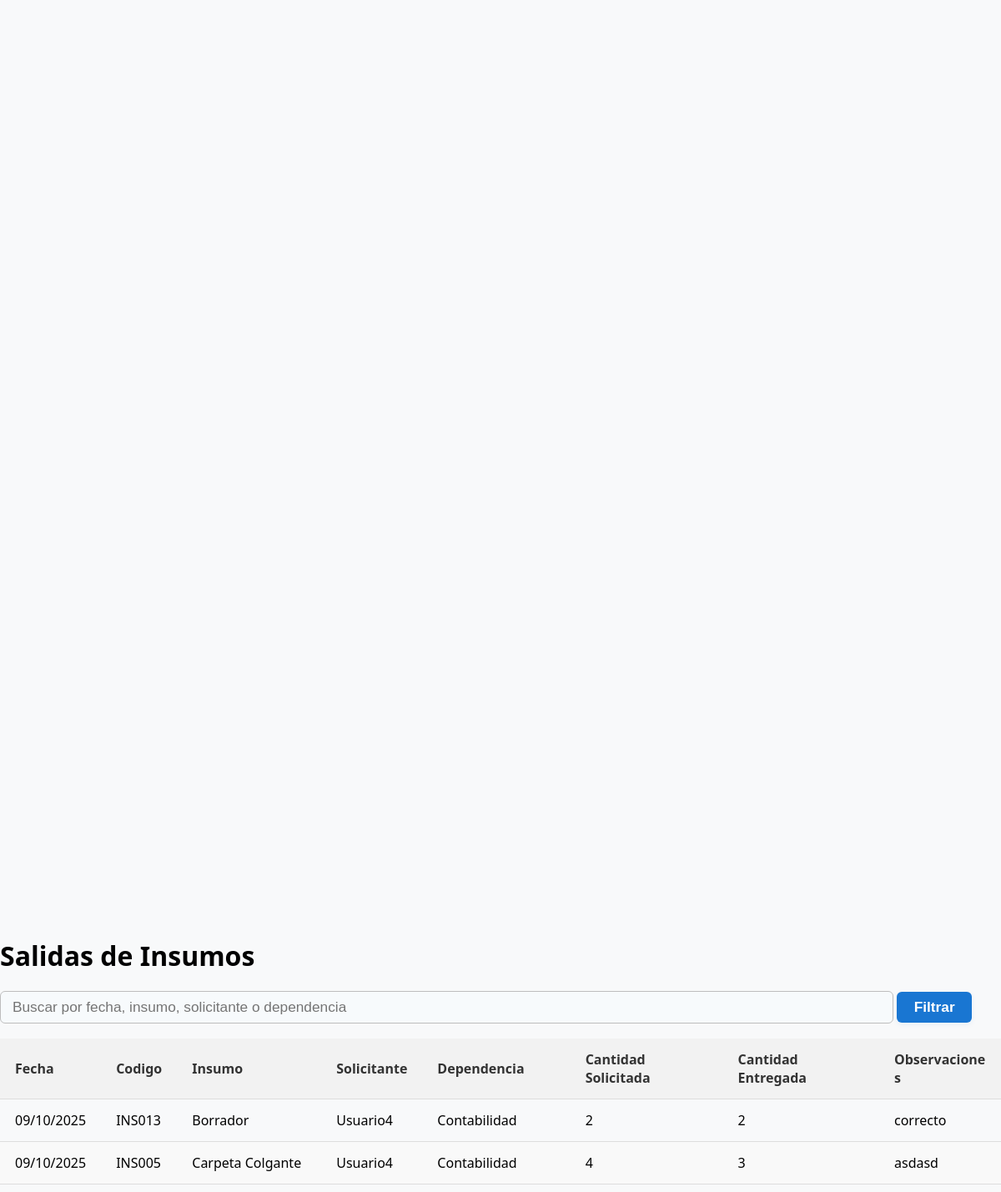
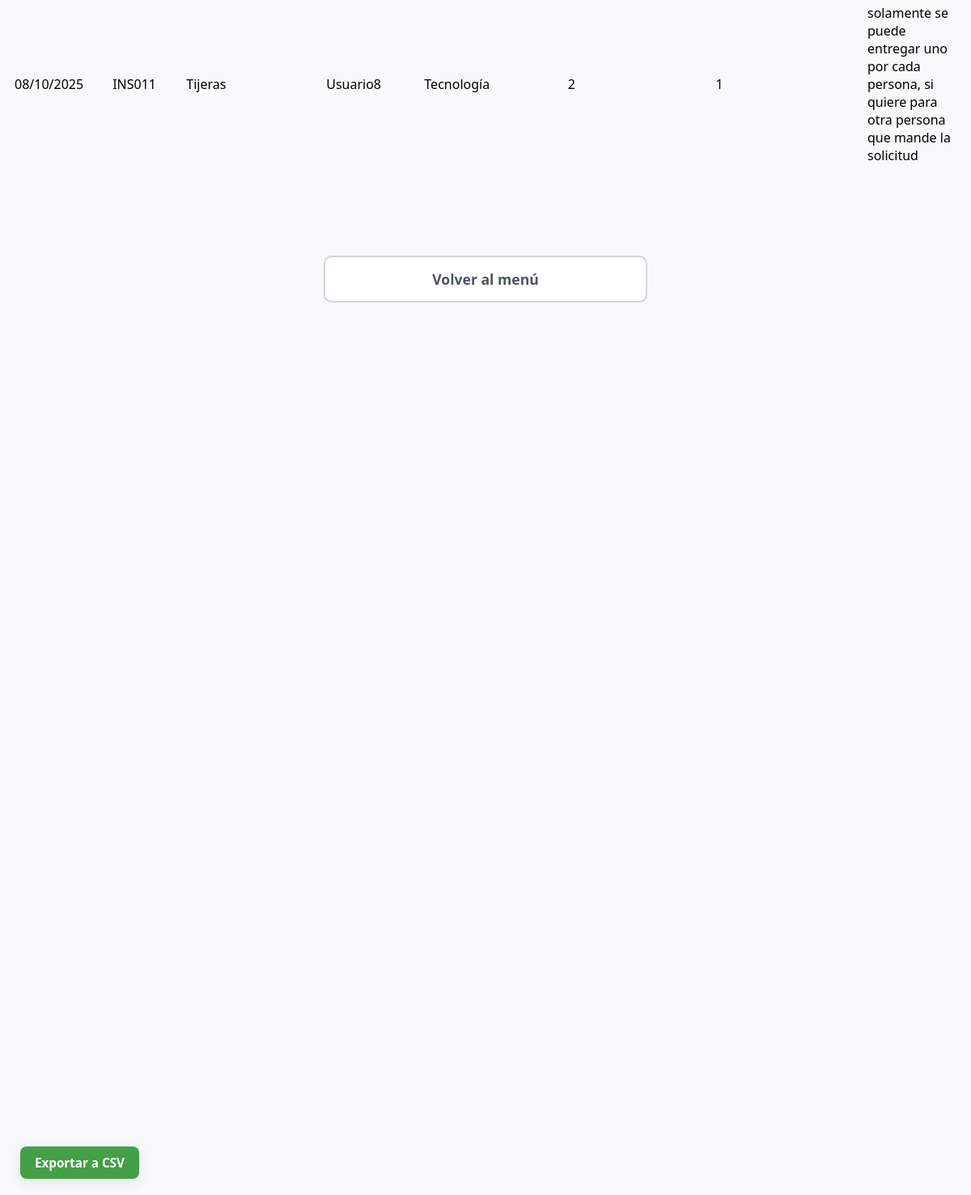
The page /salida_insumos (signed in) on the database its author committed (2 pictures, top to bottom).
### app/models.py (models this page shows, shortened)
class SalidaInsumo(db.Model):
    __tablename__ = 'salidas_insumos'
    id_salida = db.Column(db.Integer, primary_key=True, autoincrement=True)
    cantidad_entregada = db.Column(db.Integer, nullable=False)
    fecha_salida = db.Column(db.Date, default=lambda: datetime.now(timezone.utc).date())
    observaciones = db.Column(db.String(150))
    id_insumo = db.Column(db.Integer, db.ForeignKey('insumos.id'), nullable=False)
    id_solicitudes_insumos = db.Column(db.Integer, db.ForeignKey('solicitudes_insumos.id_solicitudes_insumos'), nullable=False)
    id_usuario = db.Column(db.Integer, db.ForeignKey('usuarios.id_usuario'), nullable=False)

class Insumo(db.Model):
    __tablename__ = 'insumos'
    id = db.Column(db.Integer, primary_key=True, autoincrement=True)
    codigo_insumo = db.Column(db.String(10), unique=True, nullable=False)
    descripcion = db.Column(db.String(200), nullable=False)
    existencias_iniciales_anio = db.Column(db.Integer, default=0)
    stock_actual = db.Column(db.Integer, default=0)
    porcentaje_utilizado = db.Column(db.Integer, default=0)
    cantidad_entradas = db.Column(db.Integer, default=0)
    cantidad_salidas = db.Column(db.Integer, default=0)
    entradas = db.relationship('EntradaInsumo', backref='insumo', lazy=True)
    detalles_solicitud = db.relationship('SolicitudDetalle', backref='insumo', lazy=True)
    salidas = db.relationship('SalidaInsumo', backref='insumo', lazy=True)

class User(UserMixin, db.Model):
    __tablename__ = 'usuarios'
    id_usuario = db.Column(db.Integer, primary_key=True, autoincrement=True)
    cedula = db.Column(db.Integer, unique=True, nullable=False)
    nombre = db.Column(db.String(100), nullable=False)
    password = db.Column(db.String(128), nullable=False)
    id_rol = db.Column(db.Integer, db.ForeignKey('roles.id_rol'), nullable=False)
    id_dependencia = db.Column(db.Integer, db.ForeignKey('dependencia.id_dependencia'), nullable=False)
    solicitudes = db.relationship('SolicitudInsumo', backref='usuario', lazy=True)
    salidas = db.relationship('SalidaInsumo', backref='usuario', lazy=True)

class Dependencia(db.Model):
    __tablename__ = 'dependencia'
    id_dependencia = db.Column(db.Integer, primary_key=True, autoincrement=True)
    nombre_dependencia = db.Column(db.String(50), nullable=False, unique=True)
    usuarios = db.relationship('User', backref='dependencia', lazy=True)

class SolicitudDetalle(db.Model):
    __tablename__ = 'solicitudes_insumos'
    id_solicitudes_insumos = db.Column(db.Integer, primary_key=True, autoincrement=True)
    cantidad_solicitada = db.Column(db.Integer, nullable=False)
    id_solicitud = db.Column(db.Integer, db.ForeignKey('solicitudes.id_solicitud'), nullable=False)
    id_insumo = db.Column(db.Integer, db.ForeignKey('insumos.id'), nullable=False)
    salidas = db.relationship('SalidaInsumo', backref='solicitud_detalle', lazy=True)

### app/routes.py (the view, shortened to what this page needs)
@app.route('/salida_insumos')
@admin_required
def salida_insumos():
    filtro = request.args.get('filtro', '')
    query = sa.select(SalidaInsumo).join(User).join(Insumo).join(Dependencia, User.id_dependencia==Dependencia.id_dependencia).order_by(SalidaInsumo.fecha_salida.desc(), SalidaInsumo.id_salida.desc())
    salidas = db.session.scalars(query).all()
    return render_template('salida_insumos.html', salidas=salidas, filtro=filtro)

### app/models.py (called while the page is built)
@login.user_loader
def load_user(id_usuario):
    return db.session.get(User, int(id_usuario))

### app/templates/salida_insumos.html (shortened to what this page needs)
{% extends "base.html" %}
{% block content %}
<div class="page-container">
    <h1>Salidas de Insumos</h1>
    <form method="get" action="{{ url_for('salida_insumos') }}">
    <input type="text" name="filtro" class="filtro-input-page" placeholder="Buscar por fecha, insumo, solicitante o dependencia" value="{{ filtro }}">
    <button type="submit" class="btn-filtrar filtro-btn">Filtrar</button>
</form>
    <div class="table-scroll">
        <table>
            <thead>
                <tr>
                    <th>Fecha</th>
                    <th>Codigo</th>
                    <th>Insumo</th>
                    <th>Solicitante</th>
                    <th>Dependencia</th>
                    <th>Cantidad Solicitada</th>
                    <th>Cantidad Entregada</th>
                    <th>Observaciones</th>
                </tr>
            </thead>
            <tbody>
            {% for salida in salidas %}
                <tr>
                    <td>{{ salida.fecha_salida.strftime('%d/%m/%Y') }}</td>
                    <td>{{ salida.insumo.codigo_insumo}}</td>
                    <td>{{ salida.insumo.descripcion }}</td>
                    <td>{{ salida.usuario.nombre}}</td>
                    <td>{{ salida.usuario.dependencia.nombre_dependencia }}</td>
                    <td>{{ salida.solicitud_detalle.cantidad_solicitada}}</td>
                    <td>{{ salida.cantidad_entregada }}</td>
                    <td>{{ salida.observaciones}}</td>
                </tr>
            {% endfor %}
            </tbody>
        </table>
    </div>
</div>
<div class="action-buttons-footer" style="max-width: 400px; margin: 100px auto 0 auto;">
    <a class="btn-footer-outline" href="{{ url_for('index') }}">Volver al menú</a>
</div>
<a href="{{ url_for('exportar_salidas', filtro=filtro) }}" class="btn-export-fixed">Exportar a CSV</a>
{% endblock %}

### app/static/style.css (style rules this page uses)
body { font-family: system-ui; background-color: #f8f9fa; margin: 0; padding: 0; display: flex; justify-content: center; align-items: center; height: 100vh; }
table { width: 100%; border-collapse: collapse; }
th, td { padding: 14px 18px; text-align: left; border-bottom: 1px solid #ddd; }
tr:nth-child(even) { background-color: #f9f9f9; }
.table-scroll { max-height: 400px; overflow-y: auto; overflow-x: hidden; margin-top: 18px; }
.table-scroll thead th { position: sticky; top: 0; background-color: #f2f2f2; color: #333; font-weight: 600; z-index: 2; box-shadow: 0 2px 8px rgba(0,0,0,0.07); }
.table-scroll td:last-child, .table-scroll th:last-child { max-width: 110px; width: 110px; word-break: break-word; white-space: normal; }
.filtro-input-page { padding: 8px 14px; border: 1.5px solid #bdbdbd; border-radius: 6px; font-size: 1.08rem; transition: border-color 0.2s; outline: none; width: 1041px; background: #f7fafc; }
.filtro-btn { min-width: 90px; padding: 8px 18px; font-size: 1.08rem; font-weight: 600; }
.btn-filtrar { background-color: #1976d2; color: #fff !important; border: none; border-radius: 6px; padding: 8px 18px; font-size: 1.08rem; font-weight: 600; cursor: pointer; transition: background 0.2s, box-shadow 0.2s; box-shadow: 0 2px 6px rgba(25,118,210,0.08); margin: 0; text-decoration: none; display: inline-block; }
.action-buttons-footer { margin-top: 30px; display: flex; flex-direction: column; gap: 12px; }
.action-buttons-footer a { display: block; width: 100%; padding: 15px 20px; font-size: 1.1rem; font-weight: 600; text-align: center; text-decoration: none; border-radius: 10px; transition: all 0.2s ease-in-out; box-sizing: border-box; }
.btn-footer-outline { background-color: white; color: #4b5563 !important; border: 2px solid #d1d5db; }
a.btn-export-fixed { position: fixed; bottom: 20px; left: 25px; z-index: 999; background-color: #43a047; color: #fff !important; text-decoration: none !important; padding: 10px 18px; border: none; border-radius: 8px; font-size: 0.95rem; font-weight: 600; cursor: pointer; transition: all 0.2s ease; box-shadow: 0 4px 15px rgba(0, 0, 0, 0.1); }

### rows shown on the page
SalidaInsumo: fecha_salida "09/10/2025", insumo.codigo_insumo "INS013", insumo.descripcion "Borrador", usuario.nombre "Usuario4", usuario.dependencia.nombre_dependencia "Contabilidad", solicitud_detalle.cantidad_solicitada "2", cantidad_entregada "2", observaciones "correcto"
SalidaInsumo: fecha_salida "09/10/2025", insumo.codigo_insumo "INS005", insumo.descripcion "Carpeta Colgante", usuario.nombre "Usuario4", usuario.dependencia.nombre_dependencia "Contabilidad", solicitud_detalle.cantidad_solicitada "4", cantidad_entregada "3", observaciones "asdasd"
SalidaInsumo: fecha_salida "08/10/2025", insumo.codigo_insumo "INS011", insumo.descripcion "Tijeras", usuario.nombre "Usuario8", usuario.dependencia.nombre_dependencia "Tecnología", solicitud_detalle.cantidad_solicitada "2", cantidad_entregada "1", observaciones "solamente se puede entregar uno por cada persona, si quiere para otra persona que mande la solicitud"
